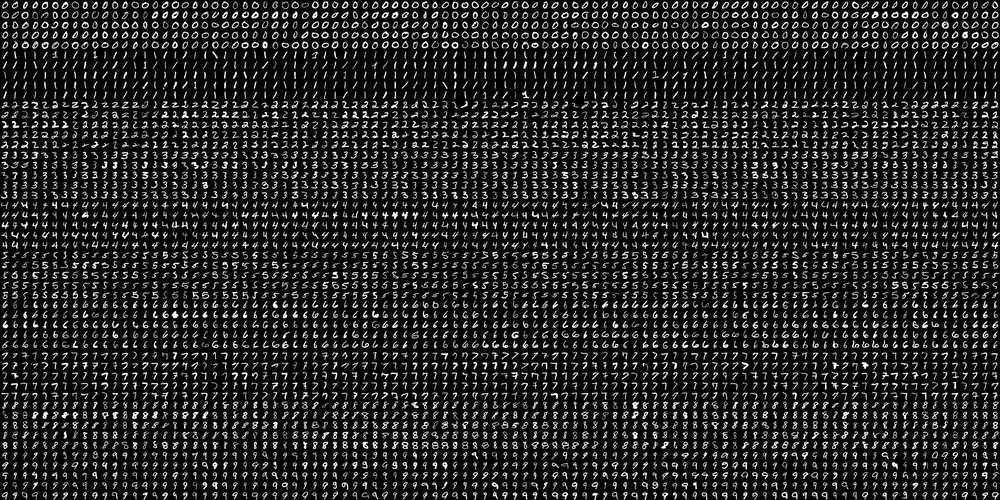
#> input picture 07-Image Segmentation and Recognition/dataset/digits.png, 1000 x 500 px, shrunk from 2000 x 1000 before the run
$ jupyter execute 06-HOG.ipynb
#> lines starting #> are read from the running program, lines starting #| are printed output that depends on the picture
## 1- Importing Libraries

[cell 1]
import cv2
import numpy as np
import matplotlib.pyplot as plt

## 2- Loading Dataset

[cell 2]
def split2d(img, cell_size, flatten=True):
    h, w = img.shape[:2]
    sx, sy = cell_size
    cells = [np.hsplit(row, w//sx) for row in np.vsplit(img, h//sy)]
    cells = np.array(cells)
    if flatten:
        cells = cells.reshape(-1, sy, sx)
    return cells

def load_digits(file_name):
#> called with file_name = 'dataset/digits.png'
    digits_img = cv2.imread(file_name, 0)
#> digits_img is the input picture: shape (500, 1000); min 0, max 255, mean 36.1
    digits = split2d(digits_img, (20, 20))
#> in split2d, `cells = [np.hsplit(row, w//sx) for row in np.vsplit(img, h//sy)]`: cells = 25 items
    labels = np.repeat(np.arange(10), len(digits)/10)
#> labels = 1250 values from 0 to 9
    return digits, labels

digits, labels = load_digits('dataset/digits.png')
#> labels = 1250 values from 0 to 9
print(digits.shape)
#| (1250, 20, 20)
print(labels.shape)
#| (1250,)

## 3- Shuffle Dataset

[cell 3]
rand = np.random.RandomState(10)
shuffle = rand.permutation(len(digits))
#> shuffle = 1250 values, max 1249 at index 984, min 0 at index 1082, mean 624.5

digits, labels = digits[shuffle], labels[shuffle]
#> labels = 1250 values, max 9 at index 0, min 0 at index 8, mean 4.5

## 4- Create a HOG object for feature extraction

[cell 4]
winSize = (20,20)
blockSize = (8,8)
blockStride = (4,4)
cellSize = (8,8)
nbins = 9
derivAperture = 1
winSigma = -1.
histogramNormType = 0
L2HysThreshold = 0.2
gammaCorrection = 1
nlevels = 64
signedGradient = True

hog = cv2.HOGDescriptor(winSize,blockSize,blockStride,cellSize,nbins,derivAperture,winSigma,histogramNormType,L2HysThreshold,gammaCorrection,nlevels, signedGradient)

## 5- Image feature extraction with HOG

[cell 5]
hog_descriptors = []

for img in digits:
    hog_descriptors.append(hog.compute(img))
#> after the loop, hog_descriptors = 1250 items

hog_descriptors = np.squeeze(hog_descriptors)
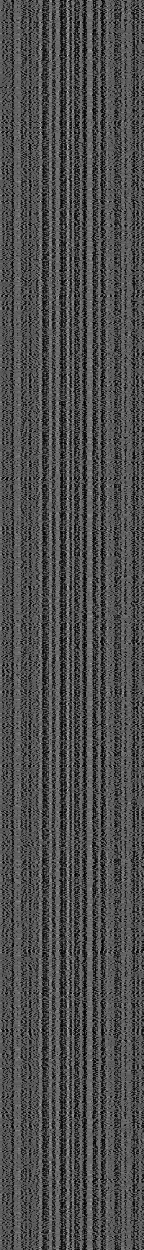
#> hog_descriptors: shape (1250, 144) float32; min 0, max 0.876, mean 0.302
hog_descriptors.shape
#> Out = (1250, 144)

## 6- Train/Test

[cell 6]
train_n=int(0.9*len(hog_descriptors))
#> train_n = 1125

digits_train, digits_test = np.split(digits, [train_n])
hog_descriptors_train, hog_descriptors_test = np.split(hog_descriptors, [train_n])
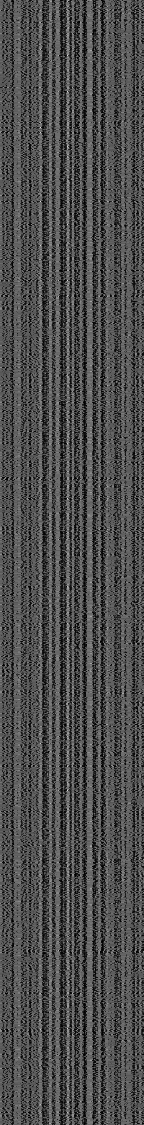
#> hog_descriptors_train: shape (1125, 144) float32; min 0, max 0.876, mean 0.302
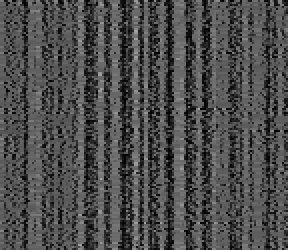
#> hog_descriptors_test: shape (125, 144) float32 (shown 2 times larger); min 0, max 0.671, mean 0.304

labels_train, labels_test = np.split(labels, [train_n])
#> labels_train = 1125 values, max 9 at index 0, min 0 at index 8, mean 4.49; labels_test = 125 values, max 9 at index 8, min 0 at index 33, mean 4.63

## 7- Creating SVM Model

[cell 7]
C=12.5
gamma=0.50625
model = cv2.ml.SVM_create()

model.setGamma(gamma)
model.setC(C)
model.setKernel(cv2.ml.SVM_RBF)
model.setType(cv2.ml.SVM_C_SVC)

## 8- Training Model

[cell 8]
model.train(hog_descriptors_train, cv2.ml.ROW_SAMPLE, labels_train)
#> Out = True

## 9- Evaluation

[cell 9]
predictions = model.predict(hog_descriptors_test)[1].ravel()
#> predictions = 125 values, max 9 at index 8, min 0 at index 33, mean 4.66

accuracy = (labels_test == predictions).mean()
#> accuracy = 0.896

print('Percentage Accuracy: %.2f %%' % (accuracy*100))
#| Percentage Accuracy: 89.60 %
